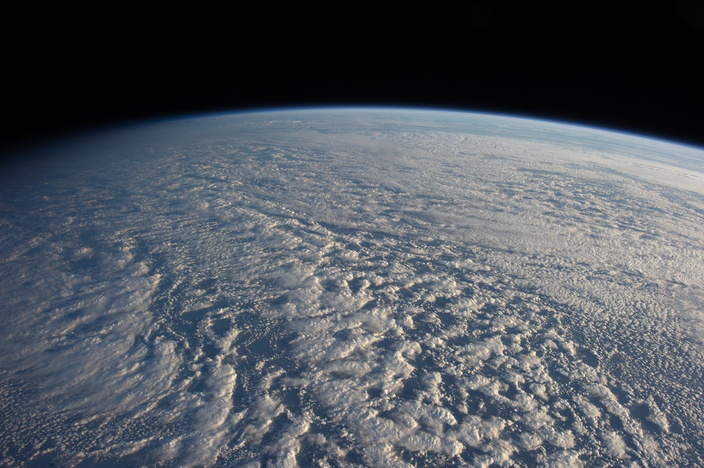
//> input picture COMP27112/ex4/horizon1.jpg, 704 x 468 px, shrunk from 4256 x 2832 before the run
$ ./ex4 horizon1.jpg   (built with g++ and OpenCV 4)
//> lines starting //> are read from the running program, lines starting //| are printed output that depends on the picture
#include <stdio.h>
#include <stdlib.h>
#include <opencv2/core/core.hpp>
#include <opencv2/highgui/highgui.hpp>
#include <opencv2/imgproc/imgproc.hpp>
//DON'T BE IN FISH: g++ ex4.cpp -o ex4 `pkg-config --libs --cflags opencv`

using namespace cv; Mat src, dst, color_dst, detected_edges;

int edgeThresh = 1;
int lowThreshold;
int const max_lowThreshold = 100;
int ratio = 3;
int kernel_size = 3;
int lowHLPthresh = 20;
int max_HLPthresh = 100;

//Computing a polynomial line's coefficients and points on polynomial line
//n is the degree of polynomial
// [68 lines left out: functions fitPoly, pointAtX, not called in this run]
/**
* @function on_callback
* @brief Trackbar callback - Canny thresholds input with a ratio 1:3
*/
void on_callback(int, void*)
{
  vector<Vec4i> lines;
  vector<Point> allPoints;
  vector<Point> pointsPlot;
  vector<double> coeffs;
  /// Reduce noise with a kernel 3x3
  blur( src, detected_edges, Size(3,3) );

  /// Canny detector
  Canny( detected_edges, detected_edges, lowThreshold, lowThreshold*ratio, kernel_size );
  /// Using Canny's output as a mask, we display our result
  dst = Scalar::all(0);
  src.copyTo( dst, detected_edges);
  HoughLinesP(dst, lines, 1, CV_PI/180, lowHLPthresh, 80, 10);
  /*Step 3: Apply probabilistic Hough transformation*/
  cvtColor(dst, color_dst, CV_GRAY2BGR );
  // HoughLinesP(dst, lines, 1, CV_PI/180, 70, 80, 10);
  for (size_t i = 0; i < lines.size(); i++) {
    //Don't want vertical lines, i.e. where two points(x,y) have equal x's
    if (lines[0]!=lines[2]) {
      //apply the gradient threshold
      if ((lines[i][3]-lines[i][1])/(lines[i][2]-lines[i][0]) <= 0.5
      && (lines[i][3]-lines[i][1])/(lines[i][2]-lines[i][0]) >= -0.5) {
        line( color_dst, Point(lines[i][0], lines[i][1]),
        Point(lines[i][2], lines[i][3]), Scalar(0,0,255), 3, 8 );
      }//if
    }//if
  }//for
  /*Step 4: polynomial regression*/
  int i, j, k;
  for (k = 0; k < lines.size(); k++) {
    allPoints.push_back(Point(lines[k][0], lines[k][1]));
    allPoints.push_back(Point(lines[k][2], lines[k][3]));
  }//for
  //create coefficient vector from all the points, with degree 2
  coeffs = fitPoly(allPoints, 2);
  for (int i = 0; i < allPoints.size(); i++) {
    pointsPlot.push_back(pointAtX(coeffs, allPoints[i].x));
    circle(color_dst, pointsPlot[i], 1, Scalar( 0, 255, 255 ));
  }//for
  /// Show the image
  imshow( "Horizon detected", color_dst );
}//on_callback

int main(int argc, char *argv[]) {
  if (argc != 2) {
    printf("Please provide a valid file path\n");
    return -1;
  }
  src = imread(argv[1], CV_LOAD_IMAGE_COLOR);
//> src is the input picture: 468 rows x 704 cols, CV_8UC3; mean B, G, R 93.6, 86.6, 81.2
  namedWindow("Original picture", CV_WINDOW_AUTOSIZE);
  imshow("Original picture", src);
  //pre step: blur the image before doing anything
  /*Step 1: convert src to greyscale image, apply gaussian blur*/
  if (src.channels()==3) {
    cvtColor(src, src, CV_RGB2GRAY);
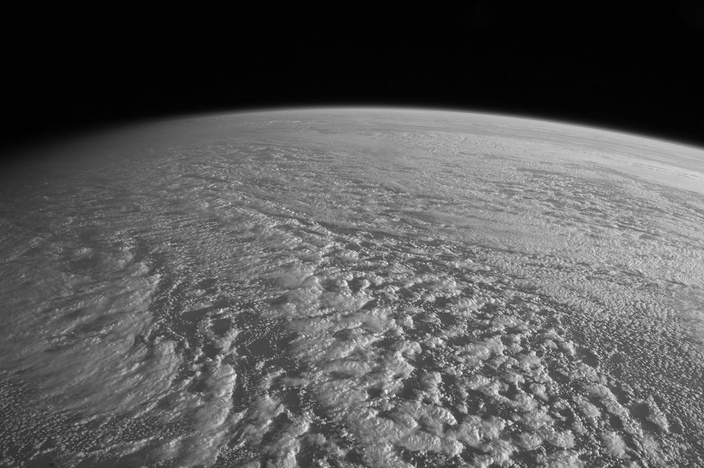
//> src: 468 rows x 704 cols, CV_8UC1; min 0, max 245, mean 88
  }//if
  GaussianBlur(src, src, Size(3,3), 0);
  // namedWindow("blurred picture", CV_WINDOW_AUTOSIZE);
  // imshow("blurred picture", src);

  namedWindow("Horizon detected", CV_WINDOW_AUTOSIZE);
  /*Step 1.5: apply binary threshold with black and white colours*/
  //src, dst, threshold_type, max binary value, threshold_type
  //threshold( src, src, 0, 255,3 );
  /*Step 2: Apply Canny filter on frame, leaving us with image of edges*/
  /// Create a Trackbar for user to enter threshold
  createTrackbar( "Canny Threshold:", "Horizon detected", &lowThreshold,
    max_lowThreshold, on_callback );
  //src, dst, lower threshold, upper threshold, kernel size
  //Canny(src, dst, 10, 70, 3);
  //filter out vertical lines by calculating inverse tangent of each line
  createTrackbar( "HLP Threshold:", "Horizon detected", &lowHLPthresh,
    max_HLPthresh, on_callback );

  on_callback(0, 0);
//> in on_callback, `Canny( detected_edges, detected_edges, lowThreshold, lowThreshold*rati..`:
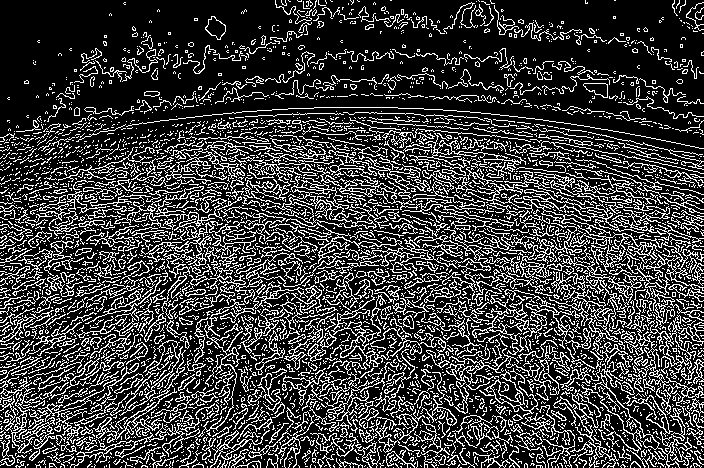
//> detected_edges: 468 rows x 704 cols, CV_8UC1; 24% white in thin lines or dots
//> in on_callback, `src.copyTo( dst, detected_edges);`:
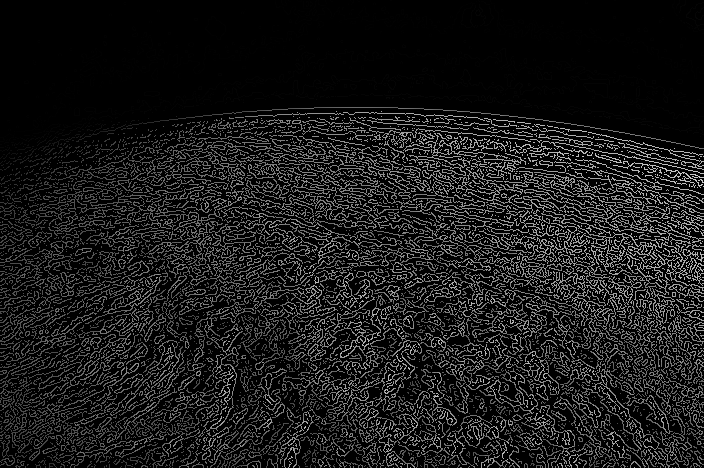
//> dst: 468 rows x 704 cols, CV_8UC1; min 0, max 212, mean 26
//> in on_callback, `HoughLinesP(dst, lines, 1, CV_PI/180, lowHLPthresh, 80, 10);`: lines = 542 lines (x1, y1, x2, y2), first 8: [344, 388, 701, 292], [82, 416, 205, 364], [62, 434, 506, 434], [123, 368, 270, 317], [148, 257, 317, 199], [344, 226, 609, 130], [0, 360, 233, 388], [183, 118, 320, 221]
//> (the run ends here: the program crashes, at `if ((lines[i][3]-lines[i][1])/(lines[i][2]-lines[i][0]) <= 0.5`)

$ run again, with COMP27112/ex4/hdbs.jpg copied over COMP27112/ex4/horizon1.jpg
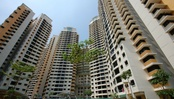
//> input picture COMP27112/ex4/hdbs.jpg, 174 x 99 px, shrunk from 1050 x 600 before the run
//> src is the input picture: 99 rows x 174 cols, CV_8UC3; mean B, G, R 110.2, 118.5, 117.9
//> in on_callback, `Canny( detected_edges, detected_edges, lowThreshold, lowThreshold*rati..`:
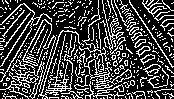
//> detected_edges: 99 rows x 174 cols, CV_8UC1; 27% white in thin lines or dots
//> lines = 31 lines (x1, y1, x2, y2), first 8: [5, 85, 172, 3], [10, 97, 169, 33], [8, 87, 172, 67], [2, 93, 169, 69], [0, 16, 152, 29], [7, 70, 163, 45], [31, 42, 165, 85], [0, 72, 137, 86]
//> the loop in on_callback, `for (size_t i = 0; i < lines.size(); i++)` made 31 passes
//> the loop in on_callback, `for (k = 0; k < lines.size(); k++)` made 31 passes
//> nPoints = 62
//> the loop in fitPoly, `for (i = 0; i < nPoints; i++)` made 62 passes
//> after the loop in fitPoly, `for (i = 0; i < nPoints; i++)`: xValues = 62 values, max 173 at index 59, min 0 at index 8, mean 80.97; yValues = 62 values, max 98 at index 21, min 0 at index 30, mean 53.35
//> coeffs = [63.2, -0.332, 0.00153]
//> the loop in on_callback, `for (int i = 0; i < allPoints.size(); i++)` made 62 passes
//> after the loop in on_callback, `for (int i = 0; i < allPoints.size(); i++)`:
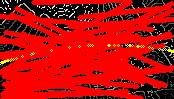
//> color_dst: 99 rows x 174 cols, CV_8UC3; mean B, G, R 8.3, 10.6, 184.8
//> after the loop in on_callback, `for (int i = 0; i < allPoints.size(); i++)`: pointsPlot = 62 Points (x, y), first 12: [5, 61], [172, 51], [10, 60], [169, 50], [8, 60], [172, 51], [2, 62], [169, 50], [0, 63], [152, 48], [7, 60], [163, 49]
